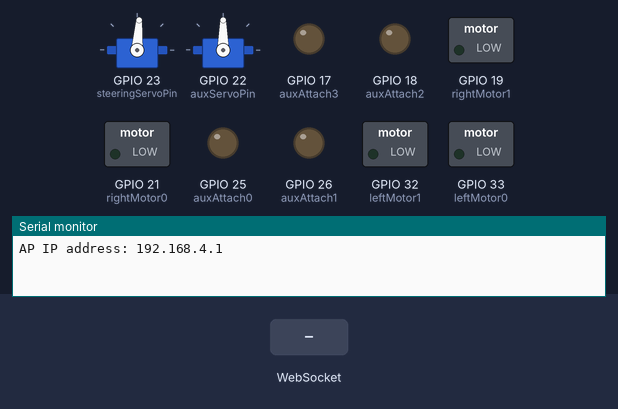
The sketch below on a simulated ESP32. On the bench: 2 × servo, switched loads named in the sketch (green lamp = pin HIGH), output pins drawn as LEDs (lit = HIGH), the last lines printed to the serial monitor. The test bench sets the inputs (shaded band).

Above: at 1.2 s.
1.3 s: WebSocket text "steering" received
At 1.7 s:
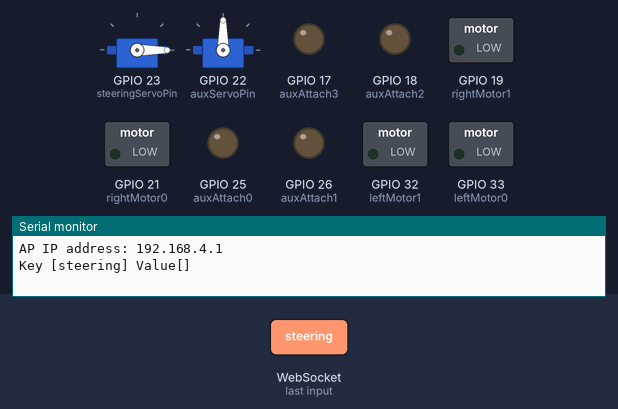
2.8 s: WebSocket text "light" received
At 4.1 s:
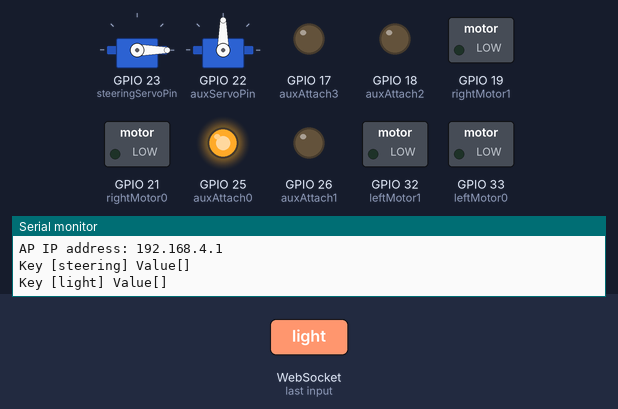
Timing chart, 0 to 5.8 s (numbered marks = the images above; inputs shaded):
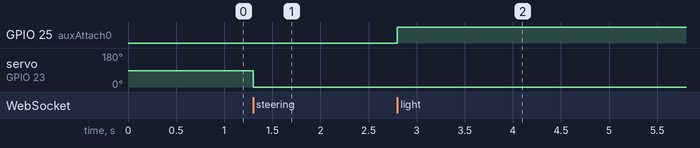

The sketch:

HTML.ino
```cpp
// This file contains the HTML data for the ESP32.

const char* htmlHomePage PROGMEM = R"HTMLHOMEPAGE(
<!DOCTYPE html>
<html>
  <head>
  <meta name="viewport" content="width=device-width, initial-scale=.9, maximum-scale=1, user-scalable=yes">
  <style>
    .arrows {
      font-size:50px;
      color:grey;
    }
    td.button {
      background-color:black;
      border-radius:20%;
      box-shadow: 5px 5px #888888;
    }
    td.button:active {
      transform: translate(5px,5px);
      box-shadow: none;
    }
    .auxButton {
  background-color: black; /* Background color of the button */
  box-shadow: 5px 5px #888888;
  color: grey; /* Text color */
  padding: 30px 35px; /* Padding for the button */
  border: none; /* Remove the button border */
  border-radius: 20%; /* Rounded corners */
  font-size: 24px; /* Font size */
  cursor: pointer; /* Cursor style on hover */
  transform: rotate(90deg); /* Rotate the text vertically */
  transform-origin: left center; /* Adjust the origin to change the rotation pivot */
  margin-left: 60px;
  margin-top: 55px;
}
    .auxButton:active {
      transform: translate(-5px,5px);
      transform: rotate(90deg); /* Rotate the text vertically */
      transform-origin: left center;

      box-shadow: none;
    }

    .noselect {
      -webkit-touch-callout: none; /* iOS Safari */
        -webkit-user-select: none; /* Safari */
         -khtml-user-select: none; /* Konqueror HTML */
           -moz-user-select: none; /* Firefox */
            -ms-user-select: none; /* Internet Explorer/Edge */
                user-select: none; /* Non-prefixed version, currently
                                      supported by Chrome and Opera */
    }
        .slidecontainer {
      width: 100%;
    }

    .slider {
      -webkit-appearance: none;
      width: 150%;
      height: 20px;
      border-radius: 5px;
      background: #d3d3d3;
      outline: none;
      opacity: 0.7;
      -webkit-transition: .2s;
      transition: opacity .2s;
    }

    .slider:hover {
      opacity: 1;
    }

    .slider::-webkit-slider-thumb {
      -webkit-appearance: none;
      appearance: none;
      width: 65px;
      height: 65px;
      border-radius: 50%;
      background: red;
      cursor: pointer;
    }

    .slider::-moz-range-thumb {
      width: 60px;
      height: 40px;
      border-radius: 50%;
      background: red;
      cursor: pointer;
    }

.vertical-slider-container {
  display: flex;
  flex-direction: column;
  align-items: center;
  margin-top: 165px;
  width: 5px; /* Adjust the width as needed */
  height: 100px; /* Adjust the height as needed */
}

.vertical-slider {
  writing-mode: bt-lr; /* IE/Edge specific property for vertical text */
  -webkit-appearance: none;
  width: 400px;
  height: 20px;
  transform: rotate(270deg);
     background: #d3d3d3; /* Background color of the slider */
        outline: none;
      opacity: 0.7;
      -webkit-transition: .2s;
      transition: opacity .2s;
}

.vertical-slider:hover {
      opacity: 1;
    }
.vertical-slider::-webkit-slider-thumb {
        -webkit-appearance: none;
      appearance: none;
  width: 65px; /* Adjust the width to make the slider thumb thicker */
  height: 65px; /* Adjust the height to make the slider thumb thicker */
  background-color: red; /* Background color of the slider thumb */
  border: none; /* Remove the default border */
  //margin-top: -5px; /* Center the thumb vertically within the track */
}
    .vertical-slider::-moz-range-thumb {
      width: 60px;
      height: 40px;
      border-radius: 50%;
      background: red;
      cursor: pointer;
    }

    </style>

  </head>
  <body class="noselect" align="center" style="background-color:white; overflow: hidden;" >
    <h1 style="color: black; text-align:center;">MINI-DUMP</h1>

    <table id="mainTable" style="width:400px;margin:auto;table-layout:fixed" CELLSPACING=10>
    <tr>
        <td colspan=2 style="text-align: center;">
         <div class="slidecontainer">
            <input type="range" min="-255" max="255" value="0" class="slider" id="throttle" oninput='sendButtonInput("throttle",value)' ontouchend='resetSlider("throttle")'>
          </div>
        </td>
      </tr>
      <tr/>
      <tr/>
      <tr/><tr/>
      <tr>
        <td class="button"
    ontouchstart='sendButtonInput("dump", "5")'
    onmousedown='sendButtonInput("dump", "5")'
    ontouchend='sendButtonInput("dump", "0")'
    onmouseup='sendButtonInput("dump", "0")'>
    <span class="arrows">&#8678;</span></td>
        <td class="button" ontouchstart='sendButtonInput("light","6")'onmousedown='sendButtonInput("light","6")'onmouseup='sendButtonInput("MoveCar","0")' ontouchend='sendButtonInput("MoveCar","0")'><span class="arrows" >&#9788;</span></td>
        <td class="button"
    ontouchstart='sendButtonInput("dump", "6")'
    onmousedown='sendButtonInput("dump", "6")'
    ontouchend='sendButtonInput("dump", "0")'
    onmouseup='sendButtonInput("dump", "0")'>
    <span class="arrows">&#8680;</span></td>
      </tr>
      <tr/>
      <tr/>
      <tr/><tr/>
<tr>
  <td style="text-align: left; font-size: 25px"><b></b></td>
  <td>
    <div class="vertical-slider-container">
      <input type="range" min="40" max="132" value="86" class="vertical-slider" id="steering" oninput='sendButtonInput("steering", value)'ontouchend='resetSlider("steering")'>
    </div>
  </td>
  <td>
    <button id="auxButton" class="auxButton"
    ontouchstart='startSendingButtonInput("trim", "1")'
    onmousedown='startSendingButtonInput("trim", "1")'
    ontouchend='stopSendingButtonInput()'
    onmouseup='stopSendingButtonInput()'>LTRIM</button>
    <button id="auxButton" class="auxButton"
    ontouchstart='startSendingButtonInput("trim", "2")'
    onmousedown='startSendingButtonInput("trim", "2")'
    ontouchend='stopSendingButtonInput()'
    onmouseup='stopSendingButtonInput()'>RTRIM</button>
</td>
<tr/>
<tr/>
</tr>
</tr>
    </table>

    <script>
      var webSocketCarInputUrl = "ws:\/\/" + window.location.hostname + "/CarInput";
      var websocketCarInput;
      const throttleSlider = document.getElementById('throttle');
      const steeringSlider = document.getElementById('steering');

      function resetSlider(sliderId)
      {
       var slider = document.getElementById(sliderId);
       var middleValue = (parseInt(slider.min) + parseInt(slider.max)) / 2;
       slider.value = middleValue;
       sendButtonInput(sliderId, middleValue);
      }

      function initCarInputWebSocket()
      {
        websocketCarInput = new WebSocket(webSocketCarInputUrl);
        websocketCarInput.onclose   = function(event){setTimeout(initCarInputWebSocket, 2000);};
        websocketCarInput.onmessage = function(event){};
      }

      function sendButtonInput(key, value)
      {
       var data = key + "," + value;
       websocketCarInput.send(data);
      }
      let intervalId = null;

    function startSendingButtonInput(action, value) {
    sendButtonInput(action, value); // Send the initial input when the button is pressed
    intervalId = setInterval(function() {
        sendButtonInput(action, value); // Continuously send the input as long as the button is pressed
    }, 10); // You can adjust the interval (in milliseconds) to control the rate of sending
    }

    function stopSendingButtonInput() {
    clearInterval(intervalId); // Stop sending the input when the button is released
}
      function handleKeyDown(event) {
        if (event.keyCode ===88)
        {
          sendButtonInput("light", "1");
        }
        if (event.keyCode === 81)
        {
          sendButtonInput("dump", "5");
        }
        if (event.keyCode === 69)
        {
          sendButtonInput("dump", "6");
        }
        if(event.keyCode === 87)
        {
          throttleSlider.value = parseInt(throttleSlider.value) + 255; // You can adjust the increment value as needed
          sendButtonInput("throttle",throttleSlider.value);
      // Trigger the 'input' event on the slider to update its value
          throttleSlider.dispatchEvent(new Event('input'));
        }
        if(event.keyCode === 83)
        {
          throttleSlider.value = parseInt(throttleSlider.value) - 255; // You can adjust the increment value as needed
          sendButtonInput("throttle",throttleSlider.value);
      // Trigger the 'input' event on the slider to update its value
          throttleSlider.dispatchEvent(new Event('input'));
        }
        if(event.keyCode === 65)
        {
          steeringSlider.value = parseInt(steeringSlider.value) + 30; // You can adjust the increment value as needed
          sendButtonInput("steering",steeringSlider.value);
      // Trigger the 'input' event on the slider to update its value
          steeringSlider.dispatchEvent(new Event('input'));
        }
        if(event.keyCode === 68)
        {
          steeringSlider.value = parseInt(steeringSlider.value) - 30; // You can adjust the increment value as needed
          sendButtonInput("steering",steeringSlider.value);
      // Trigger the 'input' event on the slider to update its value
          steeringSlider.dispatchEvent(new Event('input'));
        }
        }


      window.onload = initCarInputWebSocket;
      document.getElementById("mainTable").addEventListener("touchend", function(event){
        event.preventDefault()
      });
      document.addEventListener('keydown', handleKeyDown);
      document.addEventListener('keyup', handleKeyUp);

    </script>
  </body>
</html>
)HTMLHOMEPAGE";
```

MiniDump_wifi2.0.ino
```cpp
// make sure to upload with ESP32 Dev Module selected as the board under tools>Board>ESP32 Arduino

#include <Arduino.h>

#include <ESP32Servo.h> // by Kevin Harrington
#include <ESPAsyncWebSrv.h> // by dvarrel
#include <iostream>
#include <sstream>

#if defined(ESP32)
#include <AsyncTCP.h> // by dvarrel
#include <WiFi.h>
#elif defined(ESP8266)
#include <ESPAsyncTCP.h> // by dvarrel
#endif

// defines

#define steeringServoPin 23
#define auxServoPin 22
#define cabLights 32
#define auxLights 33

#define auxAttach0 25  // Used for controlling auxiliary attachment movement
#define auxAttach1 26  // Used for controlling auxiliary attachment movement
#define auxAttach2 18  // Used for controlling auxiliary attachment movement
#define auxAttach3 17  // Used for controlling auxiliary attachment movement

#define leftMotor0 33   // Used for controlling the left motor movement
#define leftMotor1 32   // Used for controlling the left motor movement
#define rightMotor0 21  // Used for controlling the right motor movement
#define rightMotor1 19  // Used for controlling the right motor movement

// global constants

extern const char* htmlHomePage PROGMEM;
const char* ssid = "MegaDump";

// global variables

Servo steeringServo;
Servo auxServo;

int steeringServoValue = 86;
int steeringTrimValue = 0;
int auxServoValue = 90;
int lightSwitchTime = 0;
bool horizontalScreen; // when screen orientation is locked vertically this rotates the D-Pad controls so that forward would now be left.
bool lightsOn = false;

AsyncWebServer server(80);
AsyncWebSocket wsCarInput("/CarInput");

void steeringControl(int steeringValue)
{
  steeringServoValue = steeringValue;
  steeringServo.write(steeringServoValue + steeringTrimValue);
}

void auxControl(int auxServoValue)
{
    auxServo.write(auxServoValue);
}

void dumpControl(int dumpValue){
if (dumpValue == 5) {
    digitalWrite(auxAttach2, HIGH);
    digitalWrite(auxAttach3, LOW);
  } else if (dumpValue == 6) {
    digitalWrite(auxAttach2, LOW);
    digitalWrite(auxAttach3, HIGH);
  } else {
    digitalWrite(auxAttach2, LOW);
    digitalWrite(auxAttach3, LOW);
  }
}
void moveMotor(int motorPin1, int motorPin0, int velocity) {
  if (velocity > 15) {
    analogWrite(motorPin0, velocity);
    analogWrite(motorPin1, LOW);
  } else if (velocity < -15) {
    analogWrite(motorPin0, LOW);
    analogWrite(motorPin1, (-1 * velocity));
  } else {
    analogWrite(motorPin0, 0);
    analogWrite(motorPin1, 0);
  }
}
void lightControl()
{
  if ((millis() - lightSwitchTime) > 200) {
    if (lightsOn) {
      digitalWrite(auxAttach0, LOW);
      digitalWrite(auxAttach1, LOW);
      lightsOn = false;
    } else {
      digitalWrite(auxAttach0, HIGH);
      digitalWrite(auxAttach1, LOW);
      lightsOn = true;
    }

    lightSwitchTime = millis();
  }
}
void steeringTrim(int steeringTrim)
{
  if(steeringTrim == 1 && steeringTrimValue < 40)
  {
    steeringTrimValue = steeringTrimValue + 2;
  }
  else if(steeringTrimValue > -20)
  {
    steeringTrimValue = steeringTrimValue - 2;
  }
steeringControl(steeringServoValue);
}

void handleRoot(AsyncWebServerRequest *request)
{
  request->send_P(200, "text/html", htmlHomePage);
}

void handleNotFound(AsyncWebServerRequest *request)
{
  request->send(404, "text/plain", "File Not Found");
}

void onCarInputWebSocketEvent(AsyncWebSocket *server,
                              AsyncWebSocketClient *client,
                              AwsEventType type,
                              void *arg,
                              uint8_t *data,
                              size_t len)
{
  switch (type)
  {
    case WS_EVT_CONNECT:
      //Serial.printf("WebSocket client #%u connected from %s\n", client->id(), client->remoteIP().toString().c_str());
      break;
    case WS_EVT_DISCONNECT:
      //Serial.printf("WebSocket client #%u disconnected\n", client->id());
      break;
    case WS_EVT_DATA:
      AwsFrameInfo *info;
      info = (AwsFrameInfo*)arg;
      if (info->final && info->index == 0 && info->len == len && info->opcode == WS_TEXT)
      {
        std::string myData = "";
        myData.assign((char *)data, len);
        std::istringstream ss(myData);
        std::string key, value;
        std::getline(ss, key, ',');
        std::getline(ss, value, ',');
        Serial.printf("Key [%s] Value[%s]\n", key.c_str(), value.c_str());
        int valueInt = atoi(value.c_str());
        if (key == "steering")
        {
          steeringControl(valueInt);
        }
        else if (key == "throttle")
        {
          moveMotor(leftMotor0, leftMotor1, valueInt);
          moveMotor(rightMotor0, rightMotor1, valueInt);
        }
        else if (key == "dump")
        {
          dumpControl(valueInt);
        }
        else if (key == "light")
        {
          lightControl();
        }
        else if (key == "trim")
        {
          steeringTrim(valueInt);
        }
      }
      break;
    case WS_EVT_PONG:
    case WS_EVT_ERROR:
      break;
    default:
      break;
  }
}

void setUpPinModes()
{
  pinMode(auxAttach2, OUTPUT);
  pinMode(auxAttach3, OUTPUT);
  pinMode(auxAttach0, OUTPUT);
  pinMode(auxAttach1, OUTPUT);
  pinMode(leftMotor0, OUTPUT);
  pinMode(leftMotor1, OUTPUT);
  pinMode(rightMotor0, OUTPUT);
  pinMode(rightMotor1, OUTPUT);

  digitalWrite(auxAttach2, LOW);
  digitalWrite(auxAttach3, LOW);

  steeringServo.attach(steeringServoPin);
  auxServo.attach(auxServoPin);
  steeringControl(steeringServoValue);
  auxControl(auxServoValue);
}


void setup(void)
{
  setUpPinModes();
  Serial.begin(115200);

  WiFi.softAP(ssid );
  IPAddress IP = WiFi.softAPIP();
  Serial.print("AP IP address: ");
  Serial.println(IP);

  server.on("/", HTTP_GET, handleRoot);
  server.onNotFound(handleNotFound);

  wsCarInput.onEvent(onCarInputWebSocketEvent);
  server.addHandler(&wsCarInput);

  server.begin();
  //Serial.println("HTTP server started");
}

void loop()
{
  wsCarInput.cleanupClients();
}
```

Measured:
- after the input at 1.3 s, servo on GPIO 23 (steeringServoPin): 86° → 0° at once
- after the input at 2.8 s, GPIO 25 (auxAttach0): LOW → HIGH at once
